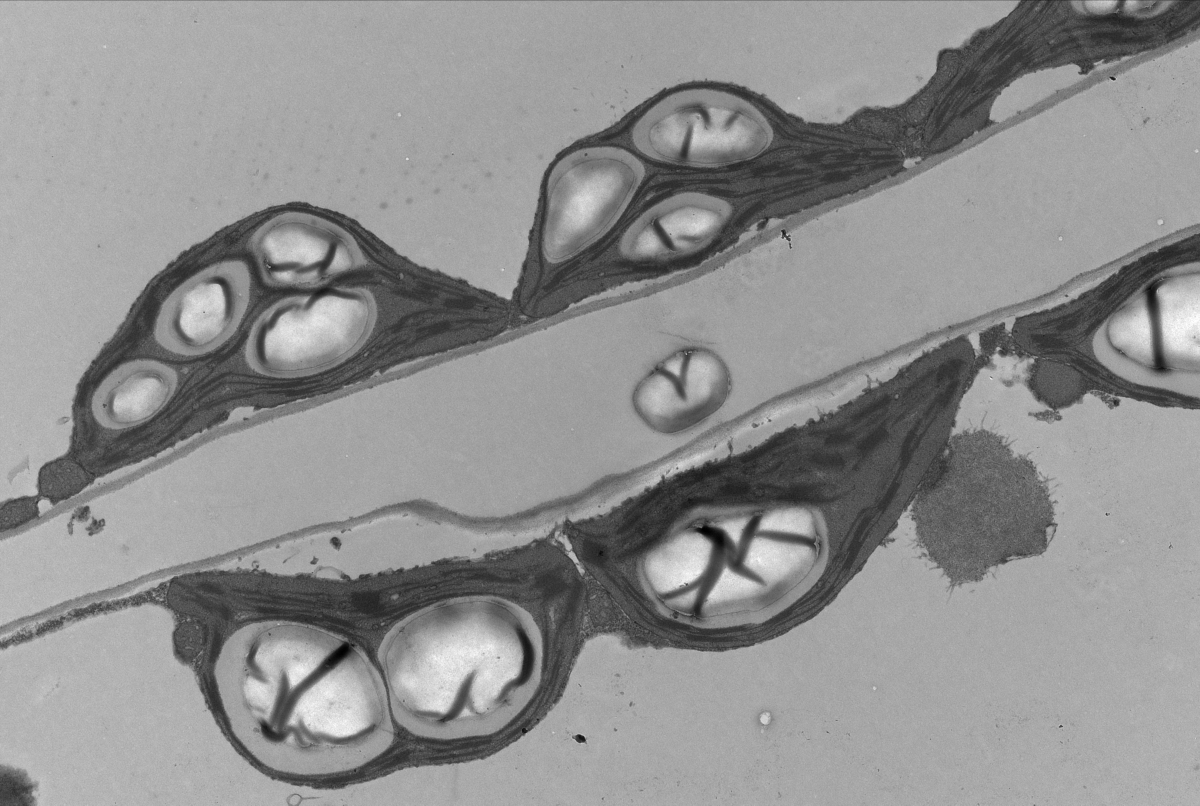
#> input picture OrgSegNet_LocalDevlopment/test_img/2000nm520pixels.jpg, 4800 x 3221 px (shown at 1/4 size)
$ python -i split_img.py   (imports and definitions only)
#> lines starting #> are read from the running program, lines starting #| are printed output that depends on the picture; after the words box and inside, x2 and y2 are one past the last pixel; in counts of white or black regions, pixels touching at a corner belong together
#> further down, picture is the input picture: shape (3221, 4800, 3); min 0, max 255, mean 143.9
import numpy as np
import cv2

def ReturnSplitImg(img, prop):


    palette = [[255, 255, 255], [174, 221, 153], [14, 205, 173], [238, 137, 39], [244, 97, 150]]
    try:
        if len(img.dtype) == 0:
            pixels = cv2.cvtColor(img, cv2.COLOR_BGR2RGB)
    except:
        pixels = np.array(img)


    if prop == "Chloroplast":

        pixels[np.all(pixels != palette[1], axis=-1)] = (255, 255, 255)
    elif prop == "Mitochondrion":

        pixels[np.all(pixels != palette[2], axis=-1)] = (255, 255, 255)
    elif prop == "Vacuole":

        pixels[np.all(pixels != palette[3], axis=-1)] = (255, 255, 255)
    elif prop == "Nucleus":

        pixels[np.all(pixels != palette[4], axis=-1)] = (255, 255, 255)
    elif prop == "Back":

        pixels[np.all(pixels != palette[0], axis=-1)] = (255, 255, 255)

    else:
        print("[Back, Chloroplast, Mitochondrion, Vacuole, Nucleus]")
    return pixels


def calculate_result(result, prop):

    if prop == "Chloroplast":
        return np.where(result[0]==1, 1, 0)
    if prop == "Mitochondrion":
        return np.where(result[0]==2, 1, 0)
    if prop == "Vacuole":
        return np.where(result[0]==3, 1, 0)
    if prop == "Nucleus":
        return np.where(result[0]==4, 1, 0)

def Crop_img(old_img):

    old_img2 = np.array(old_img)
    w,h,_ = old_img2.shape
#> w = 3221; h = 4800
    old_img2 = cv2.cvtColor(old_img2, cv2.COLOR_RGB2GRAY)
    ret, old_img2 = cv2.threshold(old_img2, 254, 255, cv2.THRESH_BINARY)
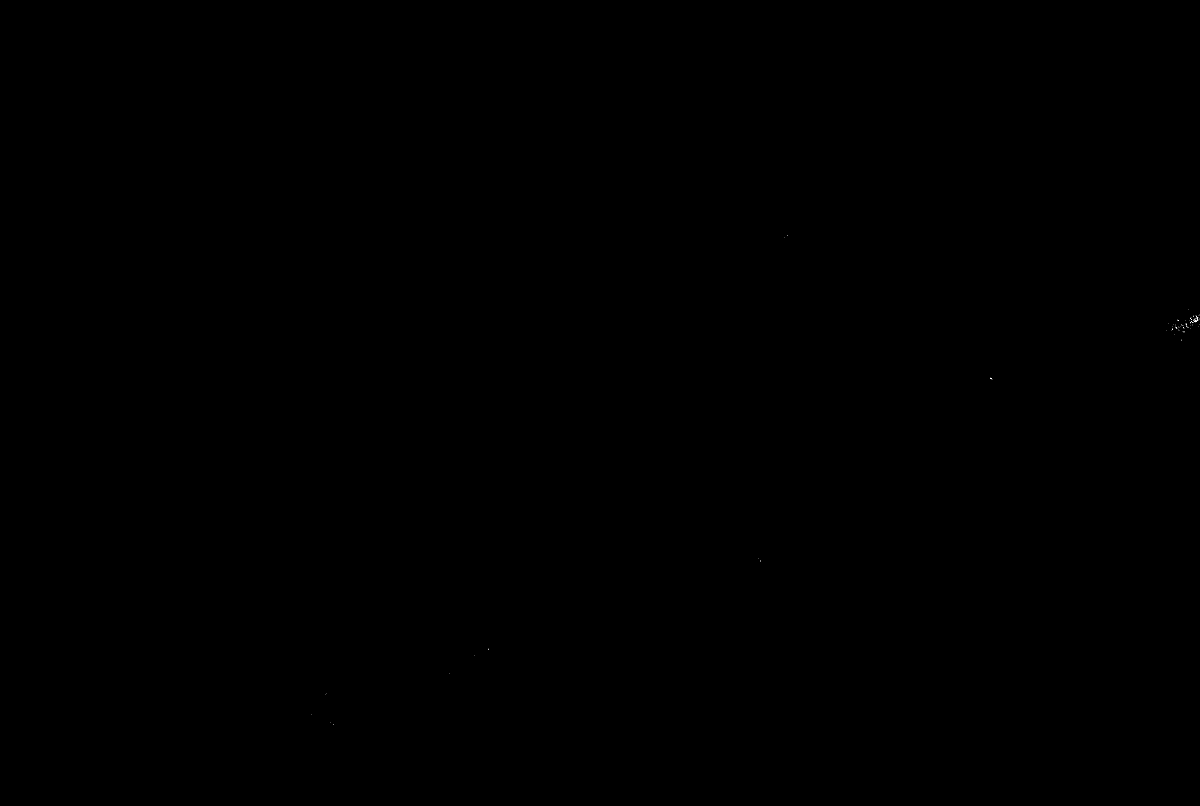
#> old_img2: shape (3221, 4800) (shown at 1/4 size); 0% white in thin lines or dots, all inside (x1, y1, x2, y2) = (1244, 941, 4800, 2898)
    contours, hierarchy = cv2.findContours(old_img2, cv2.RETR_EXTERNAL, cv2.CHAIN_APPROX_NONE)[-2:]
#> contours = 81 contours, all with area under 20
    area = []

    for k in range(len(contours)):
        area.append(cv2.contourArea(contours[k]))
#> this loop made 81 passes
#> after the loop, area = 81 values, max 6 at index 54, min 0 at index 0, mean 0.494
    max_idx = np.argmax(np.array(area))
#> max_idx = 54
    w2 = contours[max_idx][0][0][1]
#> w2 = 1281
#> (the run stopped early here; a loop or call above may not have finished)

$ run again, on OrgSegNet_LocalDevlopment/test_img/A_029.jpg
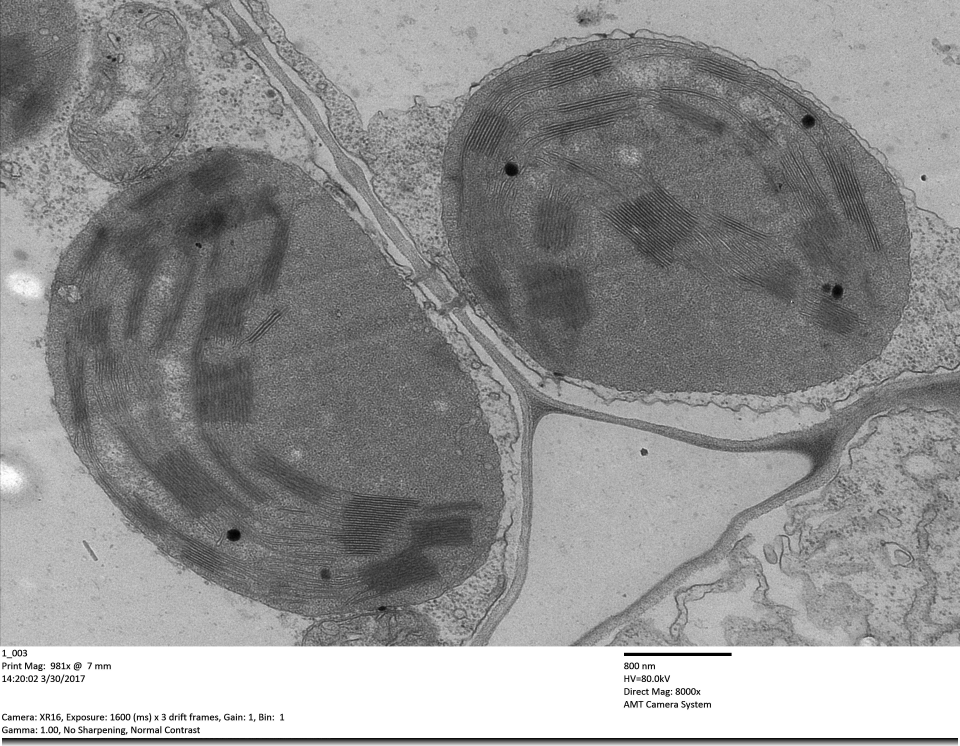
#> input picture OrgSegNet_LocalDevlopment/test_img/A_029.jpg, 4800 x 3730 px (shown at 1/5 size)
#> picture is the input picture: shape (3730, 4800, 3); min 0, max 255, mean 145.1
#> in Crop_img, `ret, old_img2 = cv2.threshold(old_img2, 254, 255, cv2.THRESH_BINARY)`:
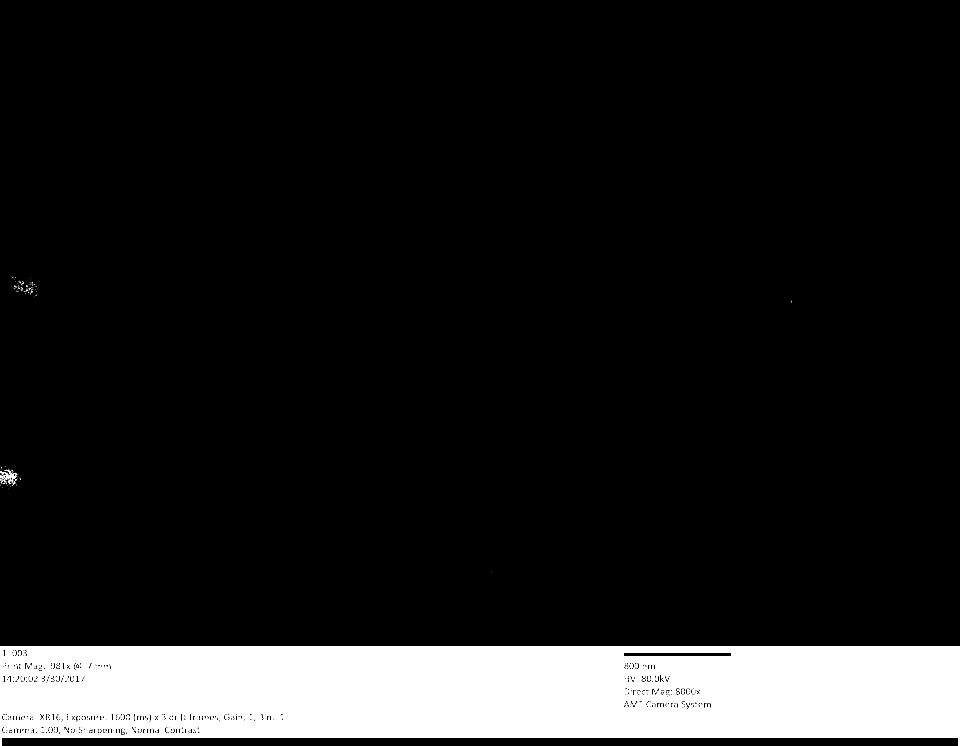
#> old_img2: shape (3730, 4800) (shown at 1/5 size); 11.7% white; 1030 white regions (926 under 20 px)
#> contours = 340 contours, 334 with area under 20; largest, box (x1, y1, x2, y2) and area: (0, 3232, 4800, 3730) 2192006, (40, 2368, 78, 2394) 196, (7, 2375, 27, 2393) 44, (1, 2355, 20, 2375) 42, (65, 2367, 70, 2377) 24, (56, 2398, 66, 2412) 22
#> after the loop in Crop_img, `for k in range(len(contours)):`: area = 340 values, max 2192006.5 at index 20, min 0 at index 0, mean 6448.6
#> max_idx = 20
#> w2 = 3232

$ run again, on OrgSegNet_LocalDevlopment/test_img/A_260.jpg
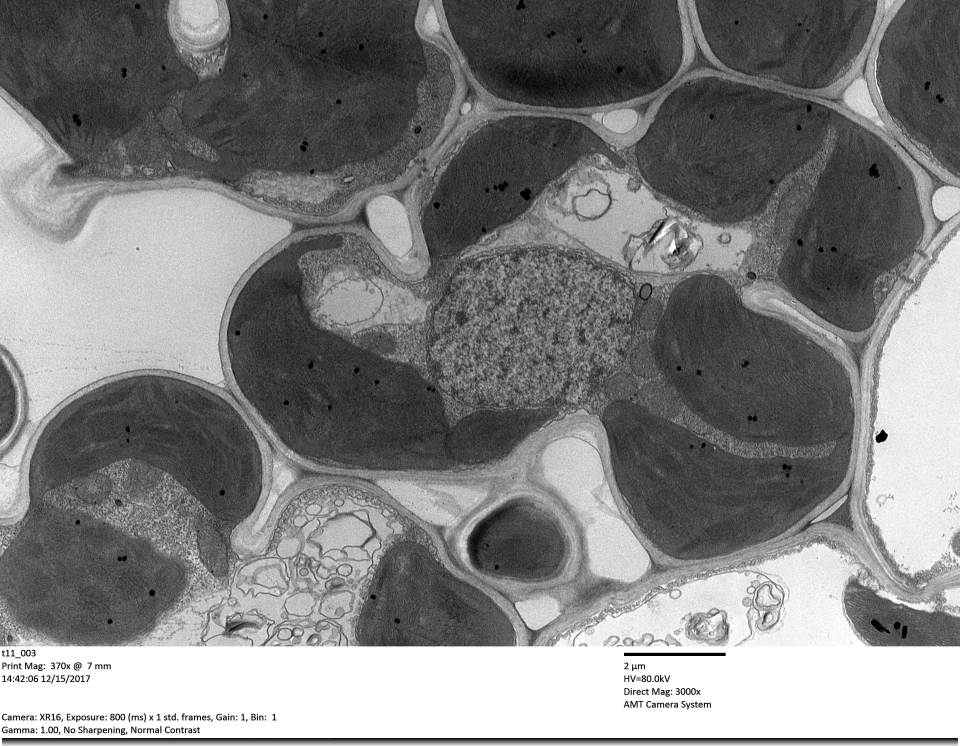
#> input picture OrgSegNet_LocalDevlopment/test_img/A_260.jpg, 4800 x 3730 px (shown at 1/5 size)
#> picture is the input picture: shape (3730, 4800, 3); min 0, max 255, mean 129.2
#> in Crop_img, `ret, old_img2 = cv2.threshold(old_img2, 254, 255, cv2.THRESH_BINARY)`:
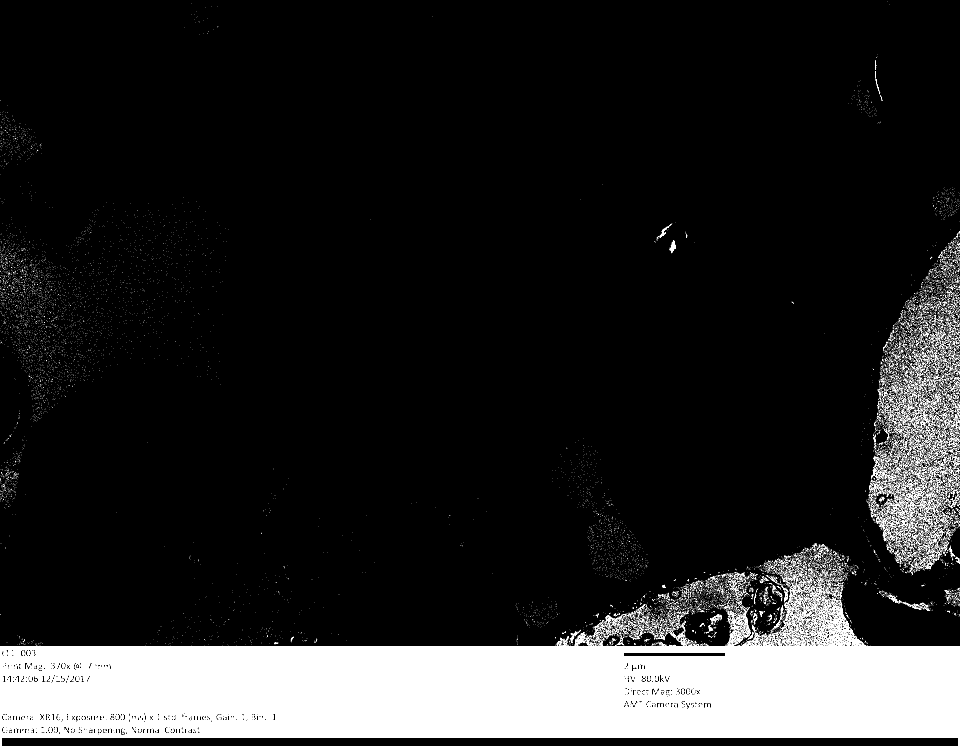
#> old_img2: shape (3730, 4800) (shown at 1/5 size); 12.4% white; 61465 white regions (61195 under 20 px), largest, box (x1, y1, x2, y2) and area: (0, 3220, 4800, 3730) 2083464, (3348, 1201, 3379, 1266) 628, (4254, 3191, 4295, 3226) 437
#> contours = 60808 contours
#> after the loop in Crop_img, `for k in range(len(contours)):`: area = 60808 items
#> max_idx = 618
#> w2 = 3220
